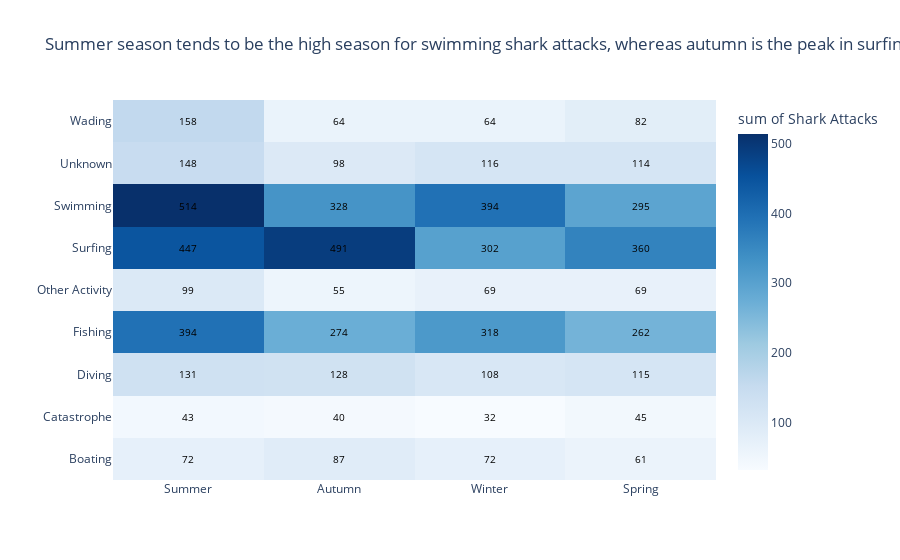

The notebook cell this image was saved under:
### Markdown cell above
#### 2. Relationship between Activity group and Season of the attack

### Code cell
#calculate total attack counts per season 
season_order_df = df.groupby('Season').size().reset_index(name='Total_Attacks') 
season_order = season_order_df.sort_values(by='Total_Attacks', ascending=False)['Season'].tolist() 
heatmap_data = df.groupby(['Season', 'Activity_group']).size().reset_index(name='Count')

fig = px.density_heatmap(
    heatmap_data,
    x='Season',
    y='Activity_group',
    z='Count',
    category_orders={'Season': season_order},
    color_continuous_scale='Blues',
    title='Summer season tends to be the high season for swimming shark attacks, whereas autumn is the peak in surfing attacks',
    labels={'Activity_group': ' ', 'Season': ' ', 'Count': 'Shark Attacks'}
)

# Add annotations
for i, row in heatmap_data.iterrows():
    fig.add_annotation(
        x=row['Season'],
        y=row['Activity_group'],
        text=str(int(row['Count'])),
        showarrow=False,
        font=dict(color='black', size=10)
    )

fig.show()

### Figure 1 — Plotly figure (JSON) as saved in the notebook; plotly's stock layout.template omitted (floating-point values rounded to 4 significant figures)
{"data": [{"coloraxis": "coloraxis", "histfunc": "sum", "hovertemplate": " =%{y}<br>sum of Shark Attacks=%{z}<extra></extra>", "name": "", "type": "histogram2d", "x": ["Autumn", "Autumn", "Autumn", "Autumn", "Autumn", "Autumn", "Autumn", "Autumn", "Autumn", "Spring", "Spring", "Spring", "Spring", "Spring", "Spring", "Spring", "Spring", "Spring", "Summer", "Summer", "Summer", "Summer", "Summer", "Summer", "Summer", "Summer", "Summer", "Winter", "Winter", "Winter", "Winter", "Winter", "Winter", "Winter", "Winter", "Winter"], "xaxis": "x", "xbingroup": "x", "y": ["Boating", "Catastrophe", "Diving", "Fishing", "Other Activity", "Surfing", "Swimming", "Unknown", "Wading", "Boating", "Catastrophe", "Diving", "Fishing", "Other Activity", "Surfing", "Swimming", "Unknown", "Wading", "Boating", "Catastrophe", "Diving", "Fishing", "Other Activity", "Surfing", "Swimming", "Unknown", "Wading", "Boating", "Catastrophe", "Diving", "Fishing", "Other Activity", "Surfing", "Swimming", "Unknown", "Wading"], "yaxis": "y", "ybingroup": "y", "z": [87, 40, 128, 274, 55, 491, 328, 98, 64, 61, 45, 115, 262, 69, 360, 295, 114, 82, 72, 43, 131, 394, 99, 447, 514, 148, 158, 72, 32, 108, 318, 69, 302, 394, 116, 64]}], "layout": {"annotations": [{"font": {"color": "black", "size": 10}, "showarrow": false, "text": "87", "x": "Autumn", "y": "Boating"}, {"font": {"color": "black", "size": 10}, "showarrow": false, "text": "40", "x": "Autumn", "y": "Catastrophe"}, {"font": {"color": "black", "size": 10}, "showarrow": false, "text": "128", "x": "Autumn", "y": "Diving"}, {"font": {"color": "black", "size": 10}, "showarrow": false, "text": "274", "x": "Autumn", "y": "Fishing"}, {"font": {"color": "black", "size": 10}, "showarrow": false, "text": "55", "x": "Autumn", "y": "Other Activity"}, {"font": {"color": "black", "size": 10}, "showarrow": false, "text": "491", "x": "Autumn", "y": "Surfing"}, {"font": {"color": "black", "size": 10}, "showarrow": false, "text": "328", "x": "Autumn", "y": "Swimming"}, {"font": {"color": "black", "size": 10}, "showarrow": false, "text": "98", "x": "Autumn", "y": "Unknown"}, {"font": {"color": "black", "size": 10}, "showarrow": false, "text": "64", "x": "Autumn", "y": "Wading"}, {"font": {"color": "black", "size": 10}, "showarrow": false, "text": "61", "x": "Spring", "y": "Boating"}, {"font": {"color": "black", "size": 10}, "showarrow": false, "text": "45", "x": "Spring", "y": "Catastrophe"}, {"font": {"color": "black", "size": 10}, "showarrow": false, "text": "115", "x": "Spring", "y": "Diving"}, {"font": {"color": "black", "size": 10}, "showarrow": false, "text": "262", "x": "Spring", "y": "Fishing"}, {"font": {"color": "black", "size": 10}, "showarrow": false, "text": "69", "x": "Spring", "y": "Other Activity"}, {"font": {"color": "black", "size": 10}, "showarrow": false, "text": "360", "x": "Spring", "y": "Surfing"}, {"font": {"color": "black", "size": 10}, "showarrow": false, "text": "295", "x": "Spring", "y": "Swimming"}, {"font": {"color": "black", "size": 10}, "showarrow": false, "text": "114", "x": "Spring", "y": "Unknown"}, {"font": {"color": "black", "size": 10}, "showarrow": false, "text": "82", "x": "Spring", "y": "Wading"}, {"font": {"color": "black", "size": 10}, "showarrow": false, "text": "72", "x": "Summer", "y": "Boating"}, {"font": {"color": "black", "size": 10}, "showarrow": false, "text": "43", "x": "Summer", "y": "Catastrophe"}, {"font": {"color": "black", "size": 10}, "showarrow": false, "text": "131", "x": "Summer", "y": "Diving"}, {"font": {"color": "black", "size": 10}, "showarrow": false, "text": "394", "x": "Summer", "y": "Fishing"}, {"font": {"color": "black", "size": 10}, "showarrow": false, "text": "99", "x": "Summer", "y": "Other Activity"}, {"font": {"color": "black", "size": 10}, "showarrow": false, "text": "447", "x": "Summer", "y": "Surfing"}, {"font": {"color": "black", "size": 10}, "showarrow": false, "text": "514", "x": "Summer", "y": "Swimming"}, {"font": {"color": "black", "size": 10}, "showarrow": false, "text": "148", "x": "Summer", "y": "Unknown"}, {"font": {"color": "black", "size": 10}, "showarrow": false, "text": "158", "x": "Summer", "y": "Wading"}, {"font": {"color": "black", "size": 10}, "showarrow": false, "text": "72", "x": "Winter", "y": "Boating"}, {"font": {"color": "black", "size": 10}, "showarrow": false, "text": "32", "x": "Winter", "y": "Catastrophe"}, {"font": {"color": "black", "size": 10}, "showarrow": false, "text": "108", "x": "Winter", "y": "Diving"}, {"font": {"color": "black", "size": 10}, "showarrow": false, "text": "318", "x": "Winter", "y": "Fishing"}, {"font": {"color": "black", "size": 10}, "showarrow": false, "text": "69", "x": "Winter", "y": "Other Activity"}, {"font": {"color": "black", "size": 10}, "showarrow": false, "text": "302", "x": "Winter", "y": "Surfing"}, {"font": {"color": "black", "size": 10}, "showarrow": false, "text": "394", "x": "Winter", "y": "Swimming"}, {"font": {"color": "black", "size": 10}, "showarrow": false, "text": "116", "x": "Winter", "y": "Unknown"}, {"font": {"color": "black", "size": 10}, "showarrow": false, "text": "64", "x": "Winter", "y": "Wading"}], "coloraxis": {"colorbar": {"title": {"text": "sum of Shark Attacks"}}, "colorscale": [[0, "rgb(247,251,255)"], [0.125, "rgb(222,235,247)"], [0.25, "rgb(198,219,239)"], [0.375, "rgb(158,202,225)"], [0.5, "rgb(107,174,214)"], [0.625, "rgb(66,146,198)"], [0.75, "rgb(33,113,181)"], [0.875, "rgb(8,81,156)"], [1, "rgb(8,48,107)"]]}, "legend": {"tracegroupgap": 0}, "title": {"text": "Summer season tends to be the high season for swimming shark attacks, whereas autumn is the peak in surfing attacks"}, "xaxis": {"anchor": "y", "categoryarray": ["Summer", "Autumn", "Winter", "Spring"], "categoryorder": "array", "domain": [0, 1], "title": {"text": " "}}, "yaxis": {"anchor": "x", "domain": [0, 1], "title": {"text": " "}}}}
